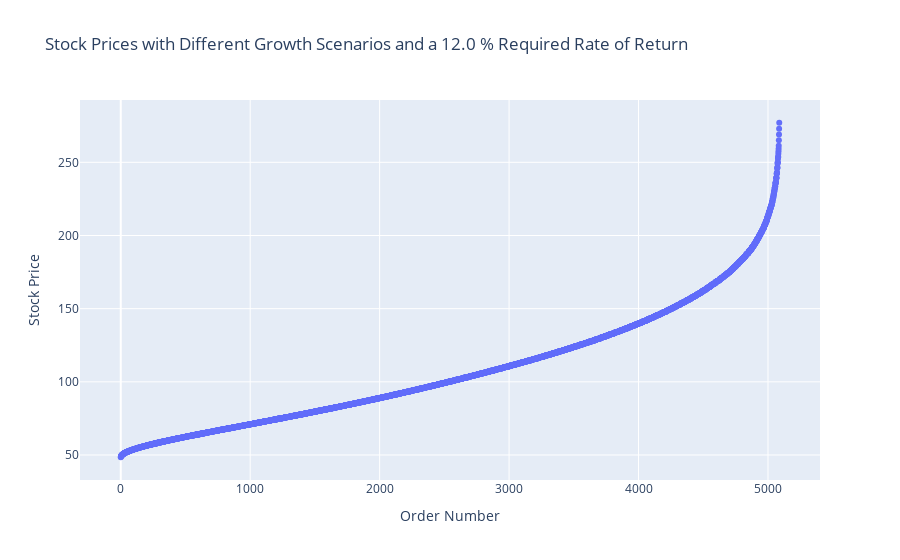

Here is the notebook cell this chart was saved with:
### Markdown cell above
## Kavu skenaariot

Piirretään kuvaaja, jossa kuvataan erilaisia mahdollisia kasvu skenaarioita ja 
osakkeen hintoja FCFE:n perusteella näissä skenaarioissa. Skenaarioiden avulla 
voidaan katsoa nopeasti yhdellä silmäyksellä eri ääripäitä ja todennäköisiä 
osakkeen arvoja. Eri skenaariot 
koostuvat:<br>
- Alku kasvu 5-10 vuotta, jonka voimakkuus -5–15 %
- Loppuvaiheen kasvu -2–4 %

### Code cell
# Ranges
year_sc = np.arange(5, 11)
g_sc = np.arange(-0.05, 0.16, 0.002)
t_g_sc = np.arange(-0.02, 0.05, 0.01)  
shares = info['sharesOutstanding']

# Calculate FCFE valuation for each combination of parameters
valuations = []
for year in year_sc:
    for g in g_sc:
        for t_g in t_g_sc:
            price = two_stage_fcf_valuation(average_fcfe, RRR, g, t_g, year)
            stock_price = (price / shares) * conversion_rate
            valuations.append(stock_price)

# Convert valuations to numpy array
valuations_array = np.array(valuations)

# Sort the stock prices
sorted_stock_prices = np.sort(valuations_array)

# Plot the sorted stock prices with flipped axes
fig = go.Figure(data=[go.Scatter(x=np.arange(len(sorted_stock_prices)), 
                                 y=sorted_stock_prices, mode='markers')])
fig.update_layout(title=f'Stock Prices with Different Growth Scenarios and '
                  f'a {RRR * 100} % Required Rate of Return',
                  xaxis_title='Order Number' ,yaxis_title='Stock Price')
fig.show()

### Figure 1 — Plotly figure (JSON) as saved in the notebook; plotly's stock layout.template omitted (floating-point values rounded to 4 significant figures; data arrays with more than 128 entries replaced by an {"elided": "..."} marker saying what was removed)
{"data": [{"mode": "markers", "type": "scatter", "x": {"elided": "5088 int values"}, "y": {"elided": "5088 float values"}}], "layout": {"title": {"text": "Stock Prices with Different Growth Scenarios and a 12.0 % Required Rate of Return"}, "xaxis": {"title": {"text": "Order Number"}}, "yaxis": {"title": {"text": "Stock Price"}}}}
